Frame 1 (no input): blank canvas, image omitted
Frame 60 (the mouse pressed at the canvas centre just before this capture): blank canvas, image omitted
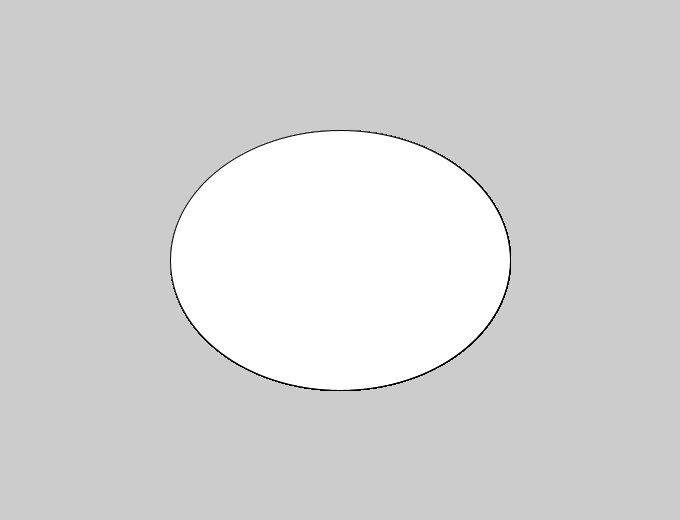
Frame 120 (the mouse held since frame 60 and released just before this capture)

The Processing sketch whose frames 1 and 60 were blank and that drew this single picture after the mouse press (run headless with seeded random() and noise(); from frame 60 on, the mouse is pressed at the canvas centre):

// Processing sketch: p59_2
// ── p59_2.pde
void setup() {
  size(680,520);
}

void draw() {
  smooth();
  println("mouse X,Y:" + mouseX + ", " + mouseY);
  frameRate(12);
  if (((mouseX % 2) == 0) && mousePressed) {
    ellipseMode(CENTER);
    ellipse(mouseX, mouseY, mouseX, mouseY);
  }
}
